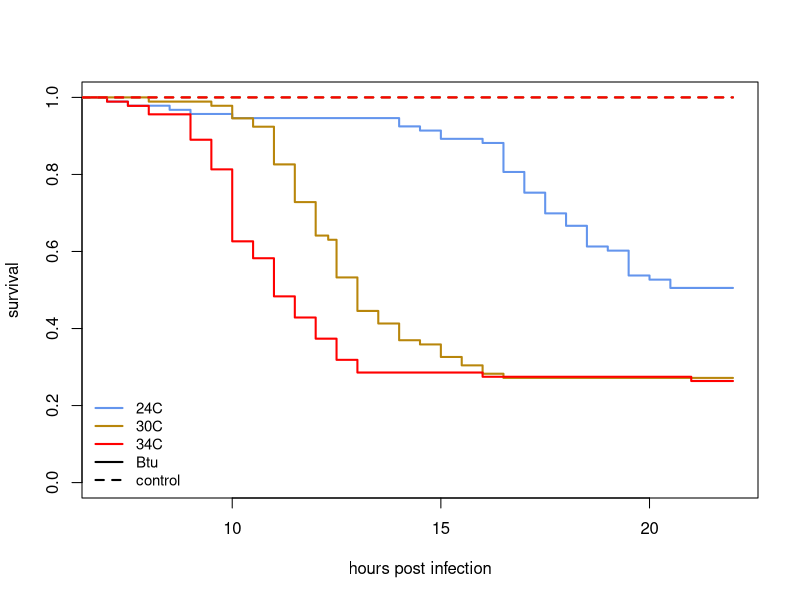
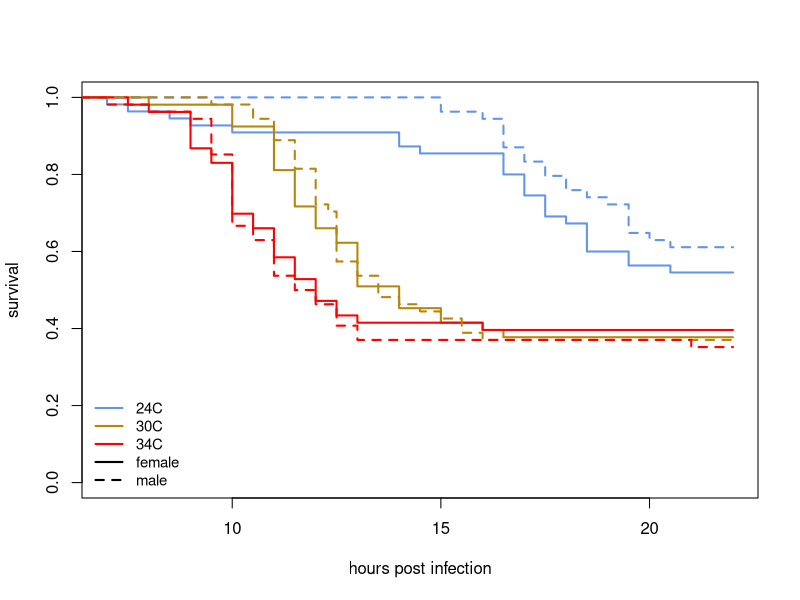

Write the R code that produced these figures, in order. (Note: this script raises an error after producing the figures.)
#load necessary packages
library(survival)
library(multcomp)
library(lme4)
library(MASS)


##########################################################
#Survival of Bt infection at different temperatures
##########################################################


library(openxlsx)
library(readxl)
#############survival
#read in file using import in Rstudio
mydata<- read.xlsx("Survival_data.xlsx")
#mydata<- X2020_09_29temperature_bt_infection #file name has an X in the beginning
attach(mydata) #attach data to be able to call columns directly
summary(mydata) #overview to check if data was read in correctly
hours <- as.numeric(hours)
status <-as.numeric(status)
temp <-as.factor(temp)
sex<-as.factor(sex)
#plot survival curves

fit<-survfit(Surv(hours,status)~treatment+temp)
# curves for treatment (IS and Btu) and temperature (24, 30, 34)
plot(survfit(Surv(hours,status)~treatment+temp),  #decide which variables to show
     lty=c(1,1,1,2,2,2), lwd=2,                   #type of line used for each group
     col=c("cornflowerblue","darkgoldenrod","red"), #color used for each group
     xlim=c(7,22), ylim=c(0,1),                   #limits of both axes
     ylab="survival", xlab="hours post infection")#labels of the axes 

#add a legend
legend("bottomleft",                              #placement of legend
       c("24C","30C","34C","Btu","control"),      #labels in legend
       lty=c(1,1,1,1,2),cex=0.9,lwd=2,bty="n",    #line types, text size, line width
       col=c("cornflowerblue","darkgoldenrod","red","black","black")) #colors

####survival curves without IS control and seperate for both sexes

#create new data subset
btu <- mydata[ which(treatment=="BtU"),]
summary(btu) #check correctness of new subset
detach(mydata) #change attached dataset
attach(btu)
#plot survival curves by temperature and sex
        plot(survfit(Surv(hours,status)~sex+temp),  #decide which variables to show
        lty=c(1,1,1,2,2,2), lwd=2,                   #type of line used for each group
        col=c("cornflowerblue","darkgoldenrod","red"), #color used for each group
        xlim=c(7,22), ylim=c(0,1),                   #limits of both axes
        ylab="survival", xlab="hours post infection")#labels of the axes 

#add a legend
legend("bottomleft",                              #placement of legend
       c("24C","30C","34C","female","male"),      #labels in legend
       lty=c(1,1,1,1,2),cex=0.9,lwd=2,bty="n",    #line types, text size, line width
       col=c("cornflowerblue","darkgoldenrod","red","black","black")) #colors

btufit<-survfit(Surv(hours,status)~temp,data=btu)
btufit
survdiff(btufit)
survdiff(Surv(hours, status) ~ temp, data = btu)
####statistical analysis
#Cox proportional hazard


###testing for effect of temperature and sex on survival (including potential interaction)
#full model
model<-coxph(Surv(hours, status,)~(temp*sex))
summary(model)

#simplify model by excluding non significant terms (testing only the effect of temperature)
model<-coxph(Surv(hours, status,)~(temp))
summary(model)

#post hoc test (which temperatures are different from each other?)
summary(glht(model,mcp(temp="Tukey")))

#test whether hazards for each group are proportional and do not cross over time 
#(is it ok to perform Cox ph analysis?)
modelzph<-cox.zph(model)
modelzph
plot(modelzph[1])
abline(h=0,lty=3)

#reattach original data set if wanted
detach(btu)
attach(mydata)
